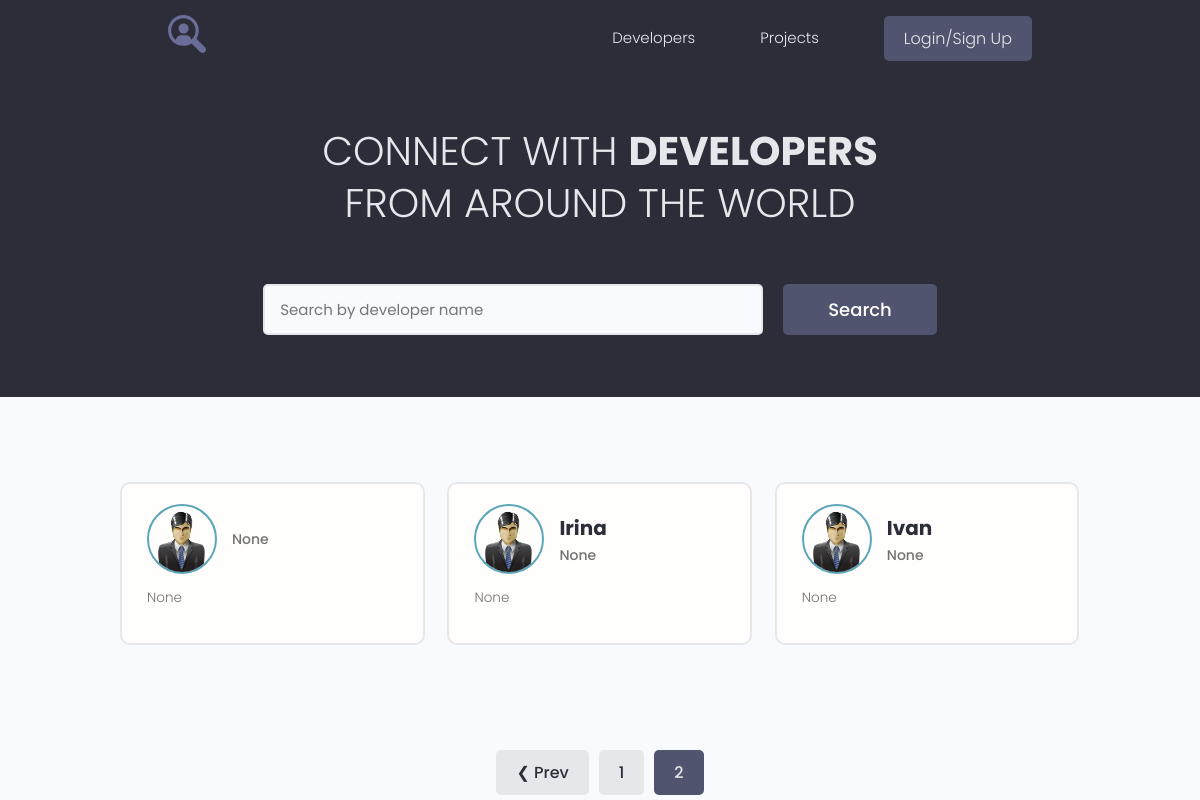
Before: /?page=2 with the older database file.
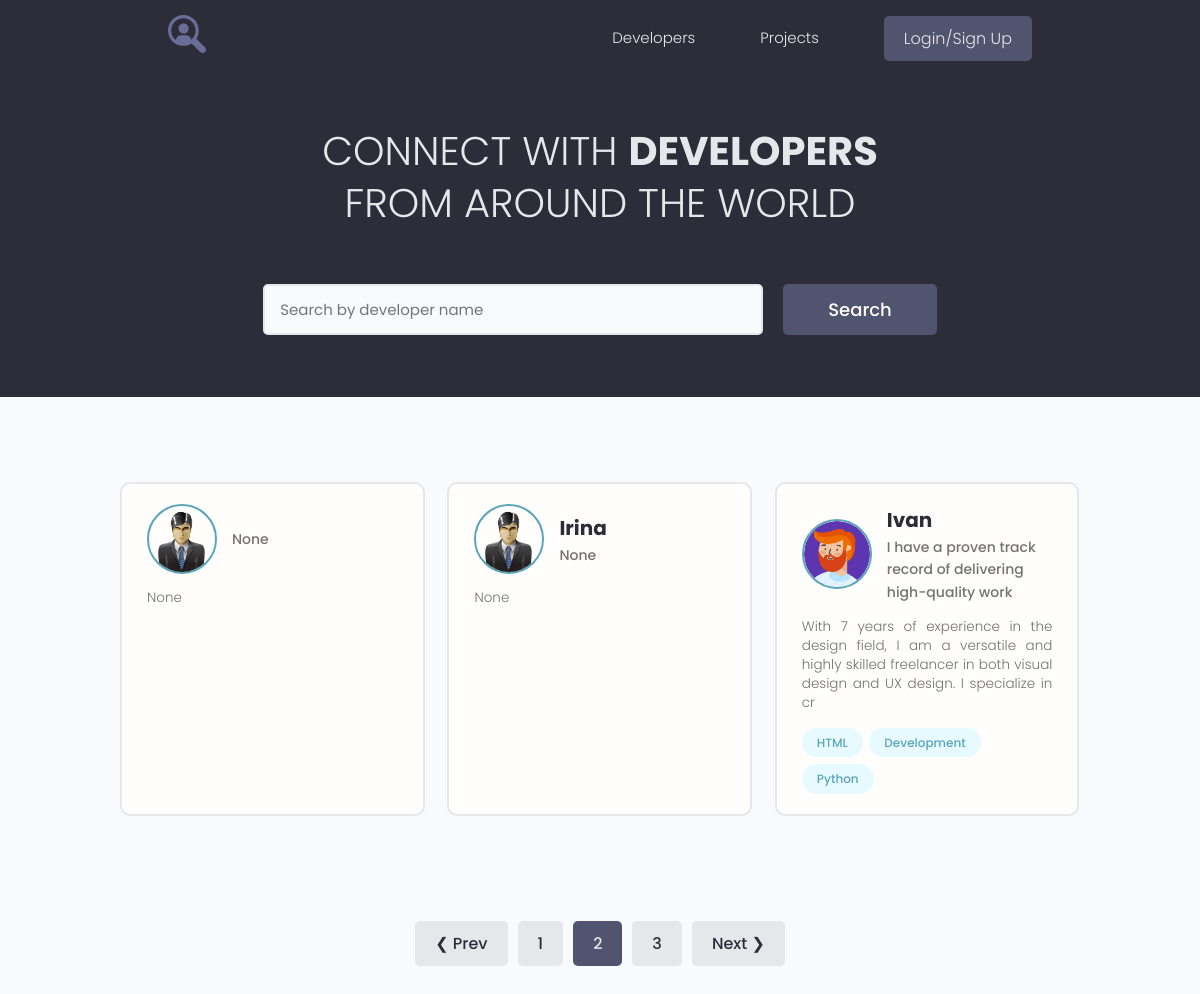
After: the same page with the newer database file.
### users/models.py (models this page shows, shortened)
class Profile(models.Model):
    user = models.OneToOneField(User, on_delete=models.CASCADE, null=True, blank=True)  # связь один ко одному
    name = models.CharField(max_length=200, null=True, blank=True)
    email = models.EmailField(max_length=500, null=True, blank=True)
    username = models.CharField(max_length=200, null=True, blank=True)
    short_intro = models.CharField(max_length=200, null=True, blank=True)
    bio = models.TextField(null=True, blank=True)
    profile_image = models.ImageField(upload_to="profiles/", default="profiles/user-default.png", null=True, blank=True)
    social_github = models.CharField(max_length=200, null=True, blank=True)
    social_youtube = models.CharField(max_length=200, null=True, blank=True)
    social_website = models.CharField(max_length=200, null=True, blank=True)
    created = models.DateTimeField(auto_now_add=True)

class Skill(models.Model):
    owner = models.ForeignKey(Profile, on_delete=models.CASCADE, null=True, blank=True)
    name = models.CharField(max_length=200, null=True, blank=True)
    description = models.TextField(null=True, blank=True)
    created = models.DateTimeField(auto_now_add=True)
    def __str__(self):
        return self.name

### users/views.py (the view)
# urls.py: path('', views.profiles, name='profiles'),
def profiles(request):
    prof, search_query = search_profile(request)
    custom_range, prof = paginate_profiles(request, prof, 3)
    context = {
        'profiles': prof,
        'search_query': search_query,
        'custom_range': custom_range
    }
    return render(request, 'users/index.html', context)

### users/utils.py (called while the page is built)
def paginate_profiles(request, pr, results):
    page = request.GET.get('page')
    paginator = Paginator(pr, results)
    try:
        pr = paginator.page(page)
    except PageNotAnInteger:  # http://127.0.0.1:8000/projects/?page=assa
        page = 1
        pr = paginator.page(page)
    except EmptyPage:  # http://127.0.0.1:8000/projects/?page=100000
        page = paginator.num_pages  # последняя страница
        pr = paginator.page(page)
    left_index = int(page) - 4
    if left_index < 1:
        left_index = 1
    right_index = int(page) + 5
    if right_index > paginator.num_pages:
        right_index = paginator.num_pages + 1
    custom_range = range(left_index, right_index)
    return custom_range, pr

def search_profile(request): # поиск
    search_query = ''
    if request.GET.get('search_query'):
        search_query = request.GET.get('search_query')
    skills = Skill.objects.filter(name__icontains=search_query)
    prof = Profile.objects.distinct().filter(
        Q(name__icontains=search_query) |
        Q(short_intro__icontains=search_query) |
        Q(skill__in=skills))
    return prof, search_query

### users/templates/users/index.html (shortened to what this page needs)
{% extends 'projects/base.html' %}
{% block content %}
  <main class="home">
    <section class="hero-section text-center">
      <div class="container container--narrow">
        <div class="hero-section__box">
          <h2>CONNECT WITH <span>DEVELOPERS</span></h2>
          <h2>FROM AROUND THE WORLD</h2>
        </div>
        <div class="hero-section__search">
          <form id="search" class="form" action="{% url 'profiles' %}" method="get">
            <div class="form__field">
              <input class="input input--text" id="formInput#search" type="text" name="search_query" value="{{ search_query }}"
                placeholder="Search by developer name" />
            </div>
            <input class="btn btn--sub btn--lg" type="submit" value="Search" />
          </form>
        </div>
      </div>
    </section>
    <section class="devlist">
      <div class="container">
        <div class="grid grid--three">
          {% for profile in profiles %}
          <div class="column card">
            <div class="dev">
              <a href="{% url 'user_profile' profile.id %}" class="card__body">
                <div class="dev__profile">
                  <img class="avatar avatar--md" src="{{ profile.profile_image.url}}" alt="image" />
                  <div class="dev__meta">
                    <h3>{{profile.name}}</h3>
                    <h5>{{ profile.short_intro|slice:"60" }}</h5>
                  </div>
                </div>
                <p class="dev__info">
                {{ profile.bio|slice:"150" }}
                </p>
                <div class="dev__skills">
                  {% for skill in profile.skill_set.all %}
                  <span class="tag tag--pill tag--main">
                    <small>{{ skill }}</small>
                  </span>
                  {%endfor%}
                </div>
              </a>
            </div>
          </div>
          {% endfor %}
        </div>
      </div>
    </section>
    {% include 'projects/pagination.html' with queryset=profiles %}
  </main>
{% endblock %}

Changed rows visible on the page:
changed Profile "Ivan": profile_image: picture added in place of a placeholder; short_intro "None" → "I have a proven track record of delivering high-quality work"; bio "None" → "With 7 years of experience in the design field, I am a versatile and highly skilled freelancer in both visual design and UX design. I specialize in cr"
added Skill: name "HTML", shown under Profile "Ivan"
added Skill: name "Development", shown under Profile "Ivan"
added Skill: name "Python", shown under Profile "Ivan"
Other visible differences:
new list line: "3"
text now shown: "Next ❯"
